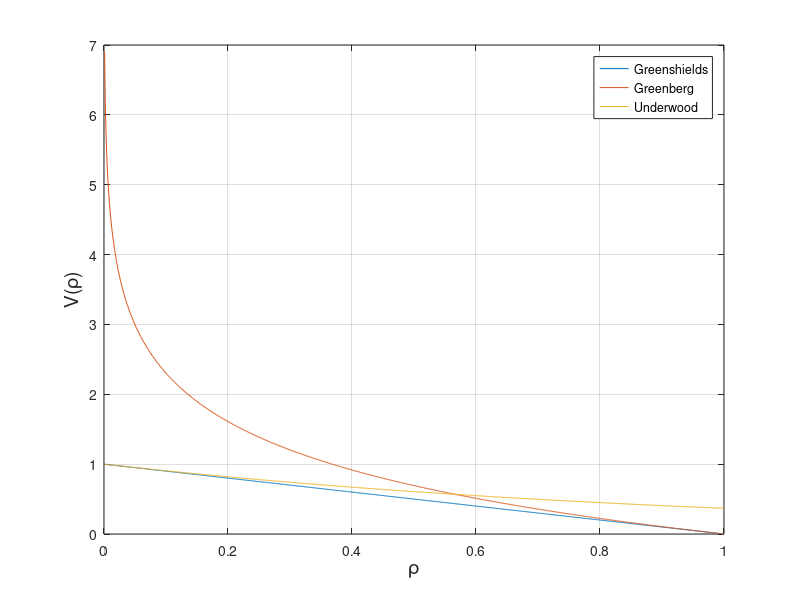
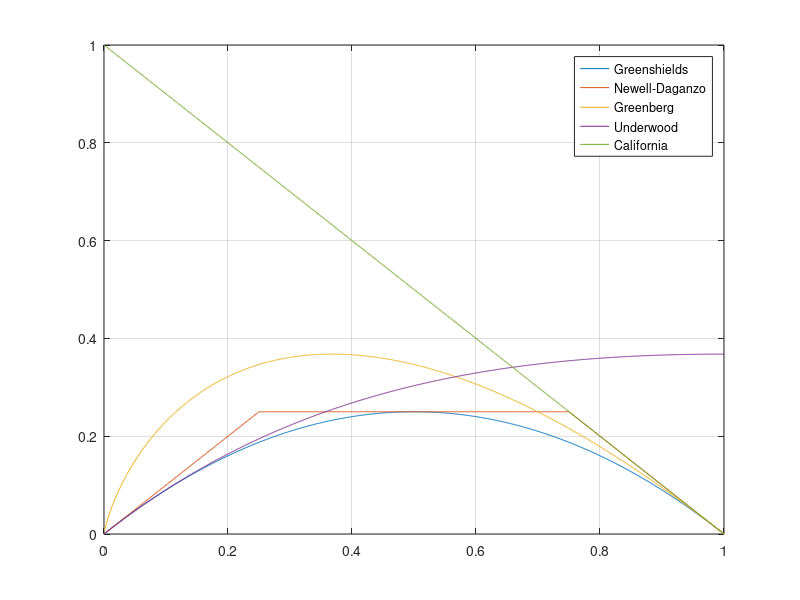

Source code (MATLAB) for these figures, in order:
clear all;
clc;
close all;

%% Greenshields
v_f=1;
n=1;
rho_max=1;
rho=0:0.001:1;
V_Greenshields=v_f*(1-(rho/rho_max).^n);
Q_Greenshields=rho.*V_Greenshields;

% figure;
% plot(rho,V_Greenshields);
% plot(rho,Q);

%% Newell-Daganzo
rho=0:0.001:1;
Q_max=0.25;
for i=1:length(rho)
    W(1,i) = rho_max - rho(1,i);
    Q_ND(1,i) = min([v_f*rho(1,i), Q_max, W(1,i)]);
end
% figure;
% plot(rho,Q_ND);

%% Greenberg
v_0=1;
rho=0:0.001:1;
V_Greenberg=v_0.*log(rho_max./rho);
Q_Greenberg=rho.*V_Greenberg;
% figure;
% plot(rho,V_Greenberg);
% plot(rho,Q_Greenberg);

%% Underwood
rho=0:0.001:1;
V_Underwood=v_f.*exp(-rho./rho_max);
Q_Underwood=rho.*V_Underwood;
% figure;
% plot(rho,V_Underwood);
% plot(rho,Q_Underwood);

%% California model
rho=0:0.001:1;
V_California=v_0.*(1./rho-1/rho_max);
Q_California=rho.*V_California;
% figure;
% plot(rho,V_California);
% plot(rho,Q_California);

figure;
plot(rho,V_Greenshields);
hold on;
grid on;
plot(rho,V_Greenberg);
hold on;
grid on;
plot(rho,V_Underwood);
hold on;
grid on;
% plot(rho,V_California);
legend('Greenshields','Greenberg','Underwood');
xlabel('\rho','FontSize', 14);
ylabel('V(\rho)','FontSize', 14);

figure;
plot(rho,Q_Greenshields);
hold on;
grid on;
plot(rho,Q_ND);
hold on;
grid on;
plot(rho,Q_Greenberg);
hold on;
grid on;
plot(rho,Q_Underwood);
hold on;
grid on;
plot(rho,Q_California);
legend('Greenshields','Newell-Daganzo','Greenberg','Underwood','California');





